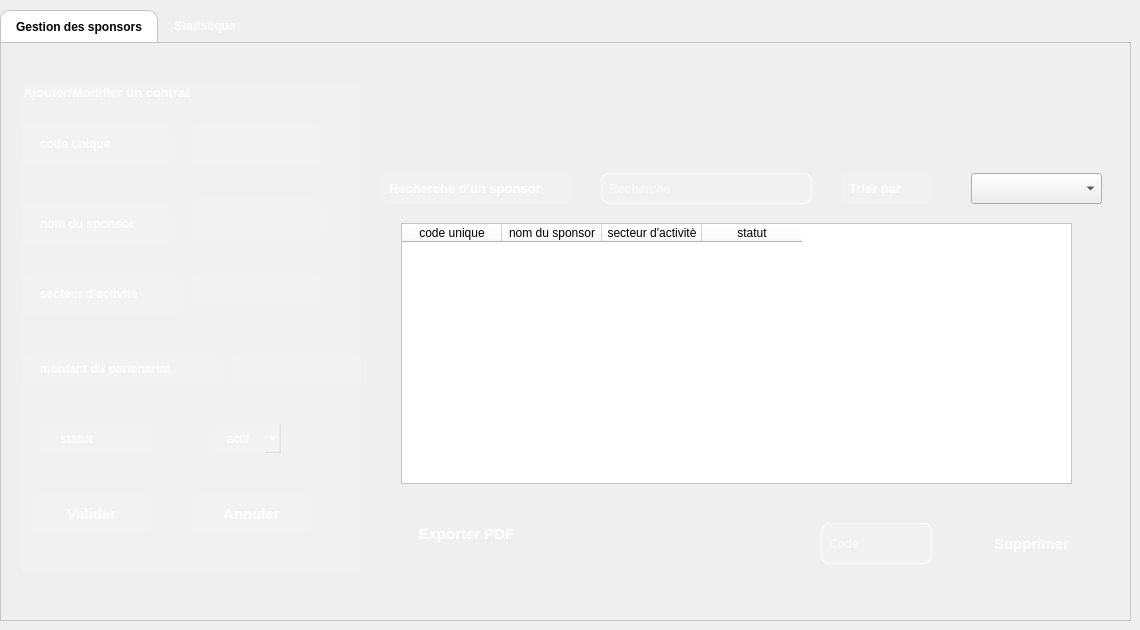
    <widget class="QWidget" name="page_4">
     <widget class="QTabWidget" name="tabWidget_4">
      <property name="geometry">
       <rect>
        <x>0</x>
        <y>10</y>
        <width>1131</width>
        <height>611</height>
       </rect>
      </property>
      <property name="font">
       <font>
        <bold>true</bold>
       </font>
      </property>
      <property name="styleSheet">
       <string notr="true">/* Style for the QTabWidget (the container) */
QTabWidget::pane {
    /* Removes the border around the content area */
    border: 1px solid #c4c4c4;
}

/* Style for the QTabBar (the tab buttons themselves) */
QTabBar {
    border-top-left-radius: 10px;
    border-top-right-radius: 10px;
}

/* Style for the selected tab */
QTabBar::tab:selected {
    background-color: white; /* White background for the active tab */
    color: black; /* Black text for the active tab */
    border: 1px solid #c4c4c4; /* A light border */
    border-bottom: none; /* No border at the bottom to blend with the content pane */
    border-top-left-radius: 10px;
    border-top-right-radius: 10px;
    padding: 8px 15px; /* Add some padding for spacing */
}

/* Style for the unselected tabs */
QTabBar::tab:!selected {
    background-color: transparent; /* Transparent background for inactive tabs */
    color: white; /* White text for inactive tabs */
    border: 1px solid transparent; /* Transparent border */
    padding: 8px 15px; /* Add some padding for spacing */
}

/* Style for the unselected tabs on hover */
QTabBar::tab:!selected:hover {
    background-color: rgba(255, 255, 255, 0.1); /* A subtle white transparency on hover */
}
</string>
      </property>
      <property name="currentIndex">
       <number>0</number>
      </property>
      <widget class="QWidget" name="tab_7">
       <attribute name="title">
        <string>Gestion des sponsors</string>
       </attribute>
       <widget class="QGroupBox" name="groupBox_4">
        <property name="geometry">
         <rect>
          <x>20</x>
          <y>40</y>
          <width>341</width>
          <height>491</height>
         </rect>
        </property>
        <property name="font">
         <font>
          <pointsize>10</pointsize>
          <bold>true</bold>
         </font>
        </property>
        <property name="styleSheet">
         <string notr="true">background-color: white; /* White background for the active tab */
    color: black; /* Black text for the active tab */
    border: 1px solid #c4c4c4; /* A light border */
    border-bottom: none; /* No border at the bottom to blend with the content pane */
    border-top-left-radius: 10px;
    border-top-right-radius: 10px;
    padding: 8px 15px; /* Add some padding for spacing */

    background-color: transparent; /* Transparent background for inactive tabs */
    color: white; /* White text for inactive tabs */
    border: 1px solid transparent; /* Transparent border */
    padding: 8px 15px; /* Add some padding for spacing */


    background-color: rgba(255, 255, 255, 0.1); /* A subtle white transparency on hover */</string>
        </property>
        <property name="title">
         <string>Ajouter/Modifier un contrat</string>
        </property>
        <widget class="QLineEdit" name="lineEdit_21">
         <property name="geometry">
          <rect>
           <x>170</x>
           <y>40</y>
           <width>131</width>
           <height>41</height>
          </rect>
         </property>
         <property name="font">
          <font>
           <pointsize>9</pointsize>
           <bold>true</bold>
          </font>
         </property>
        </widget>
        <widget class="QLabel" name="label_23">
         <property name="geometry">
          <rect>
           <x>0</x>
           <y>120</y>
           <width>151</width>
           <height>41</height>
          </rect>
         </property>
         <property name="font">
          <font>
           <family>Segoe UI</family>
           <pointsize>9</pointsize>
           <italic>false</italic>
           <bold>true</bold>
          </font>
         </property>
         <property name="styleSheet">
          <string notr="true">font: 700 9pt &quot;Segoe UI&quot;;</string>
         </property>
         <property name="text">
          <string>nom du sponsor</string>
         </property>
        </widget>
        <widget class="QLabel" name="label_24">
         <property name="geometry">
          <rect>
           <x>0</x>
           <y>190</y>
           <width>161</width>
           <height>41</height>
          </rect>
         </property>
         <property name="font">
          <font>
           <family>Segoe UI</family>
           <pointsize>9</pointsize>
           <italic>false</italic>
           <bold>true</bold>
          </font>
         </property>
         <property name="styleSheet">
          <string notr="true">font: 700 9pt &quot;Segoe UI&quot;;</string>
         </property>
         <property name="text">
          <string>secteur d'activité</string>
         </property>
        </widget>
        <widget class="QLabel" name="label_25">
         <property name="geometry">
          <rect>
           <x>20</x>
           <y>340</y>
           <width>111</width>
           <height>31</height>
          </rect>
         </property>
         <property name="font">
          <font>
           <family>Segoe UI</family>
           <pointsize>9</pointsize>
           <italic>false</italic>
           <bold>true</bold>
          </font>
         </property>
         <property name="styleSheet">
          <string notr="true">font: 700 9pt &quot;Segoe UI&quot;;</string>
         </property>
         <property name="text">
          <string>statut</string>
         </property>
        </widget>
        <widget class="QLabel" name="label_26">
         <property name="geometry">
          <rect>
           <x>0</x>
           <y>40</y>
           <width>151</width>
           <height>41</height>
          </rect>
         </property>
         <property name="font">
          <font>
           <family>Segoe UI</family>
           <pointsize>9</pointsize>
           <italic>false</italic>
           <bold>true</bold>
          </font>
         </property>
         <property name="styleSheet">
          <string notr="true">font: 700 9pt &quot;Segoe UI&quot;;</string>
         </property>
         <property name="text">
          <string>code unique</string>
         </property>
        </widget>
        <widget class="QLineEdit" name="lineEdit_22">
         <property name="geometry">
          <rect>
           <x>172</x>
           <y>115</y>
           <width>131</width>
           <height>41</height>
          </rect>
         </property>
         <property name="font">
          <font>
           <pointsize>9</pointsize>
           <bold>true</bold>
          </font>
         </property>
        </widget>
        <widget class="QLineEdit" name="lineEdit_23">
         <property name="geometry">
          <rect>
           <x>170</x>
           <y>190</y>
           <width>131</width>
           <height>31</height>
          </rect>
         </property>
         <property name="font">
          <font>
           <pointsize>9</pointsize>
           <bold>true</bold>
          </font>
         </property>
        </widget>
        <widget class="QPushButton" name="pushButton_15">
         <property name="geometry">
          <rect>
           <x>10</x>
           <y>410</y>
           <width>121</width>
           <height>41</height>
          </rect>
         </property>
         <property name="font">
          <font>
           <pointsize>11</pointsize>
           <bold>true</bold>
          </font>
         </property>
         <property name="styleSheet">
          <string notr="true">QPushButton {
    /* 1. Base Orange &quot;Sun&quot; Background (Gradient for a slight shine) */
    background-color: qlineargradient(
        x1: 0, y1: 0, x2: 0, y2: 1,
        stop: 0 #ff8c00,   /* Darker orange at the top */
        stop: 1 #ffa500    /* Lighter orange at the bottom */
    );
    color: white; /* White text for contrast */
    border: 2px solid transparent; /* Transparent border initially */
    border-radius: 8px;
    padding: 10px 20px;
    font-weight: bold;
}

QPushButton:hover {
    /* 2. Bright Contour (Border) when the mouse passes over */
    border: 2px solid #ffcc00; /* Bright yellow border (the glow) */
    background-color: qlineargradient(
        x1: 0, y1: 0, x2: 0, y2: 1,
        stop: 0 #ff951a,   /* Slightly brighter background on hover */
        stop: 1 #ffb01a
    );
}

QPushButton:pressed {
    /* 3. Darker press effect */
    background-color: rgb(0, 170, 127); /* Solid darker orange */
    border: 2px solid #ffcc00;
}</string>
         </property>
         <property name="text">
          <string>Valider</string>
         </property>
        </widget>
        <widget class="QPushButton" name="pushButton_16">
         <property name="geometry">
          <rect>
           <x>170</x>
           <y>410</y>
           <width>121</width>
           <height>41</height>
          </rect>
         </property>
         <property name="font">
          <font>
           <pointsize>11</pointsize>
           <bold>true</bold>
          </font>
         </property>
         <property name="styleSheet">
          <string notr="true">QPushButton {
    /* 1. Base Orange &quot;Sun&quot; Background (Gradient for a slight shine) */
    background-color: qlineargradient(
        x1: 0, y1: 0, x2: 0, y2: 1,
        stop: 0 #ff8c00,   /* Darker orange at the top */
        stop: 1 #ffa500    /* Lighter orange at the bottom */
    );
    color: white; /* White text for contrast */
    border: 2px solid transparent; /* Transparent border initially */
    border-radius: 8px;
    padding: 10px 20px;
    font-weight: bold;
}

QPushButton:hover {
    /* 2. Bright Contour (Border) when the mouse passes over */
    border: 2px solid #ffcc00; /* Bright yellow border (the glow) */
    background-color: qlineargradient(
        x1: 0, y1: 0, x2: 0, y2: 1,
        stop: 0 #ff951a,   /* Slightly brighter background on hover */
        stop: 1 #ffb01a
    );
}

QPushButton:pressed {
    /* 3. Darker press effect */
    background-color: rgb(0, 170, 127); /* Solid darker orange */
    border: 2px solid #ffcc00;
}</string>
         </property>
         <property name="text">
          <string>Annuler</string>
         </property>
        </widget>
        <widget class="QLabel" name="label_27">
         <property name="geometry">
          <rect>
           <x>0</x>
           <y>270</y>
           <width>201</width>
           <height>31</height>
          </rect>
         </property>
         <property name="font">
          <font>
           <family>Segoe UI</family>
           <pointsize>9</pointsize>
           <italic>false</italic>
           <bold>true</bold>
          </font>
         </property>
         <property name="styleSheet">
          <string notr="true">font: 700 9pt &quot;Segoe UI&quot;;</string>
         </property>
         <property name="text">
          <string>montant du partenariat</string>
         </property>
        </widget>
        <widget class="QLineEdit" name="lineEdit_24">
         <property name="geometry">
          <rect>
           <x>210</x>
           <y>270</y>
           <width>131</width>
           <height>31</height>
          </rect>
         </property>
         <property name="font">
          <font>
           <pointsize>9</pointsize>
           <bold>true</bold>
          </font>
         </property>
        </widget>
        <widget class="QComboBox" name="comboBox_4">
         <property name="geometry">
          <rect>
           <x>190</x>
           <y>340</y>
           <width>71</width>
           <height>31</height>
          </rect>
         </property>
         <property name="styleSheet">
          <string notr="true">background-color: rgba(255, 255, 255, 30); /* Semi-transparent white background */
    color: white; /* Text color */
    border: 1px solid white; /* A subtle, semi-transparent white border */
    border-radius: 8px; /* Rounded corners */
    padding: 5px; /* Adds space inside the widget for text, so it's not right up against the edges *</string>
         </property>
         <property name="placeholderText">
          <string/>
         </property>
         <item>
          <property name="text">
           <string>actif</string>
          </property>
         </item>
         <item>
          <property name="text">
           <string>expirè</string>
          </property>
         </item>
         <item>
          <property name="text">
           <string>en nègociation</string>
          </property>
         </item>
        </widget>
       </widget>
       <widget class="QLabel" name="label_28">
        <property name="geometry">
         <rect>
          <x>380</x>
          <y>130</y>
          <width>191</width>
          <height>31</height>
         </rect>
        </property>
        <property name="font">
         <font>
          <pointsize>10</pointsize>
          <bold>true</bold>
         </font>
        </property>
        <property name="styleSheet">
         <string notr="true">
    background-color: rgba(255, 255, 255, 30); /* Semi-transparent white background */
    color: white; /* Text color */
  
    border-radius: 8px; /* Rounded corners */
    padding: 5px; /* Adds space inside the widget for text, so it's not right up against the edges */
</string>
        </property>
        <property name="text">
         <string>Recherche d'un sponsor</string>
        </property>
       </widget>
       <widget class="QLabel" name="label_29">
        <property name="geometry">
         <rect>
          <x>840</x>
          <y>130</y>
          <width>91</width>
          <height>31</height>
         </rect>
        </property>
        <property name="font">
         <font>
          <pointsize>10</pointsize>
          <bold>true</bold>
         </font>
        </property>
        <property name="styleSheet">
         <string notr="true"> background-color: rgba(255, 255, 255, 30); /* Semi-transparent white background */
    color: white; /* Text color */
  
    border-radius: 8px; /* Rounded corners */
    padding: 5px; /* Adds space inside the widget for text, so it's not right up against the edges */
</string>
        </property>
        <property name="text">
         <string>Trier par</string>
        </property>
       </widget>
       <widget class="QComboBox" name="comboBox_5">
        <property name="geometry">
         <rect>
          <x>970</x>
          <y>130</y>
          <width>131</width>
          <height>31</height>
         </rect>
        </property>
        <property name="styleSheet">
         <string notr="true">background-color: rgba(255, 255, 255, 30); /* Semi-transparent white background */
    color: white; /* Text color */
    border: 1px solid white; /* A subtle, semi-transparent white border */
    border-radius: 8px; /* Rounded corners */
    padding: 5px; /* Adds space inside the widget for text, so it's not right up against the edges *</string>
        </property>
        <property name="placeholderText">
         <string/>
        </property>
       </widget>
       <widget class="QLineEdit" name="lineEdit_25">
        <property name="geometry">
         <rect>
          <x>600</x>
          <y>130</y>
          <width>211</width>
          <height>31</height>
         </rect>
        </property>
        <property name="font">
         <font>
          <pointsize>9</pointsize>
          <bold>true</bold>
         </font>
        </property>
        <property name="styleSheet">
         <string notr="true">QLineEdit {
    background-color: rgba(255, 255, 255, 30); /* Semi-transparent white background */
    color: white; /* Text color */
    border: 1px solid white; /* A subtle, semi-transparent white border */
    border-radius: 8px; /* Rounded corners */
    padding: 5px; /* Adds space inside the widget for text, so it's not right up against the edges */
}</string>
        </property>
        <property name="placeholderText">
         <string>Recherche </string>
        </property>
       </widget>
       <widget class="QPushButton" name="pushButton_17">
        <property name="geometry">
         <rect>
          <x>380</x>
          <y>470</y>
          <width>171</width>
          <height>41</height>
         </rect>
        </property>
        <property name="font">
         <font>
          <pointsize>11</pointsize>
          <bold>true</bold>
         </font>
        </property>
        <property name="styleSheet">
         <string notr="true">QPushButton {
    /* 1. Base Orange &quot;Sun&quot; Background (Gradient for a slight shine) */
    background-color: qlineargradient(
        x1: 0, y1: 0, x2: 0, y2: 1,
        stop: 0 #ff8c00,   /* Darker orange at the top */
        stop: 1 #ffa500    /* Lighter orange at the bottom */
    );
    color: white; /* White text for contrast */
    border: 2px solid transparent; /* Transparent border initially */
    border-radius: 8px;
    padding: 10px 20px;
    font-weight: bold;
}

QPushButton:hover {
    /* 2. Bright Contour (Border) when the mouse passes over */
    border: 2px solid #ffcc00; /* Bright yellow border (the glow) */
    background-color: qlineargradient(
        x1: 0, y1: 0, x2: 0, y2: 1,
        stop: 0 #ff951a,   /* Slightly brighter background on hover */
        stop: 1 #ffb01a
    );
}

QPushButton:pressed {
    /* 3. Darker press effect */
    background-color: rgb(0, 170, 127); /* Solid darker orange */
    border: 2px solid #ffcc00;
}</string>
        </property>
        <property name="text">
         <string>Exporter PDF</string>
        </property>
       </widget>
       <widget class="QPushButton" name="pushButton_18">
        <property name="geometry">
         <rect>
          <x>960</x>
          <y>480</y>
          <width>141</width>
          <height>41</height>
         </rect>
        </property>
        <property name="font">
         <font>
          <pointsize>11</pointsize>
          <bold>true</bold>
         </font>
        </property>
        <property name="styleSheet">
         <string notr="true">QPushButton {
    /* 1. Base Orange &quot;Sun&quot; Background (Gradient for a slight shine) */
    background-color: qlineargradient(
        x1: 0, y1: 0, x2: 0, y2: 1,
        stop: 0 #ff8c00,   /* Darker orange at the top */
        stop: 1 #ffa500    /* Lighter orange at the bottom */
    );
    color: white; /* White text for contrast */
    border: 2px solid transparent; /* Transparent border initially */
    border-radius: 8px;
    padding: 10px 20px;
    font-weight: bold;
}

QPushButton:hover {
    /* 2. Bright Contour (Border) when the mouse passes over */
    border: 2px solid #ffcc00; /* Bright yellow border (the glow) */
    background-color: qlineargradient(
        x1: 0, y1: 0, x2: 0, y2: 1,
        stop: 0 #ff951a,   /* Slightly brighter background on hover */
        stop: 1 #ffb01a
    );
}

QPushButton:pressed {
    /* 3. Darker press effect */
    background-color: rgb(0, 170, 127); /* Solid darker orange */
    border: 2px solid #ffcc00;
}</string>
        </property>
        <property name="text">
         <string>Supprimer</string>
        </property>
       </widget>
       <widget class="QTableWidget" name="tableWidget_4">
        <property name="geometry">
         <rect>
          <x>400</x>
          <y>180</y>
          <width>671</width>
          <height>261</height>
         </rect>
        </property>
        <property name="styleSheet">
         <string notr="true">background-color: rgb(255, 255, 255);
color: black;
</string>
        </property>
        <column>
         <property name="text">
          <string>code unique</string>
         </property>
        </column>
        <column>
         <property name="text">
          <string>nom du sponsor</string>
         </property>
        </column>
        <column>
         <property name="text">
          <string>secteur d'activitè</string>
         </property>
        </column>
        <column>
         <property name="text">
          <string>statut</string>
         </property>
        </column>
       </widget>
       <widget class="QLineEdit" name="lineEdit_26">
        <property name="geometry">
         <rect>
          <x>820</x>
          <y>480</y>
          <width>111</width>
          <height>41</height>
         </rect>
        </property>
        <property name="font">
         <font>
          <pointsize>9</pointsize>
          <bold>true</bold>
         </font>
        </property>
        <property name="styleSheet">
         <string notr="true">QLineEdit {
    background-color: rgba(255, 255, 255, 30); /* Semi-transparent white background */
    color: white; /* Text color */
    border: 1px solid white; /* A subtle, semi-transparent white border */
    border-radius: 8px; /* Rounded corners */
    padding: 5px; /* Adds space inside the widget for text, so it's not right up against the edges */
}</string>
        </property>
        <property name="placeholderText">
         <string>Code</string>
        </property>
       </widget>
       <widget class="QLabel" name="label_46">
        <property name="geometry">
         <rect>
          <x>960</x>
          <y>-20</y>
          <width>181</width>
          <height>151</height>
         </rect>
        </property>
        <property name="styleSheet">
         <string notr="true">image: url(:/images/logo.png);
background-color: transparent;
</string>
        </property>
        <property name="text">
         <string/>
        </property>
       </widget>
      </widget>
      <widget class="QWidget" name="tab_8">
       <attribute name="title">
        <string>Statistique</string>
       </attribute>
       <widget class="QWidget" name="widget_3" native="true">
        <property name="geometry">
         <rect>
          <x>20</x>
          <y>20</y>
          <width>881</width>
          <height>471</height>
         </rect>
        </property>
        <property name="styleSheet">
         <string notr="true">background-color: rgb(255, 255, 255);</string>
        </property>
       </widget>
      </widget>
     </widget>
    </widget>
